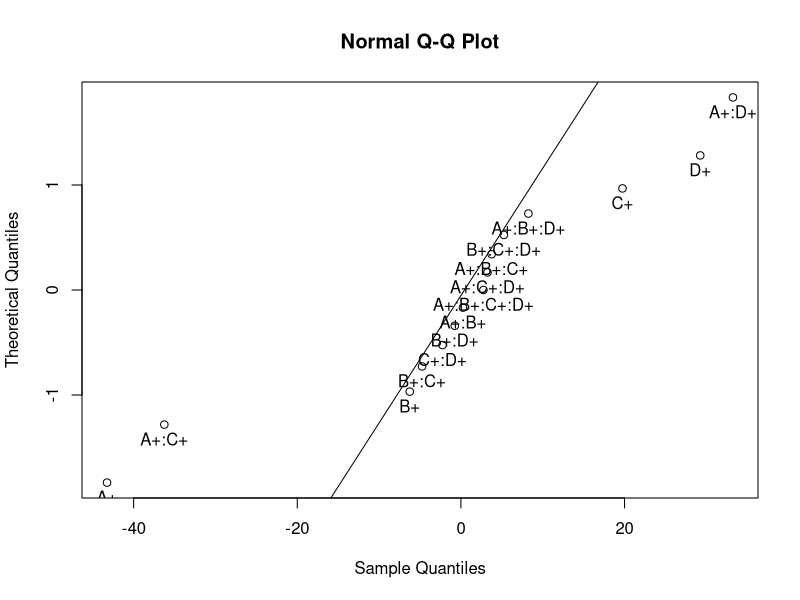
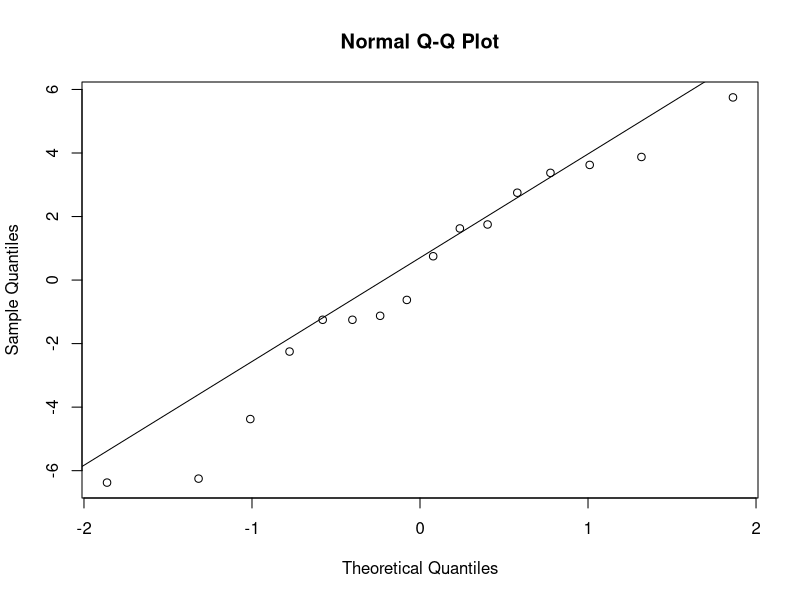
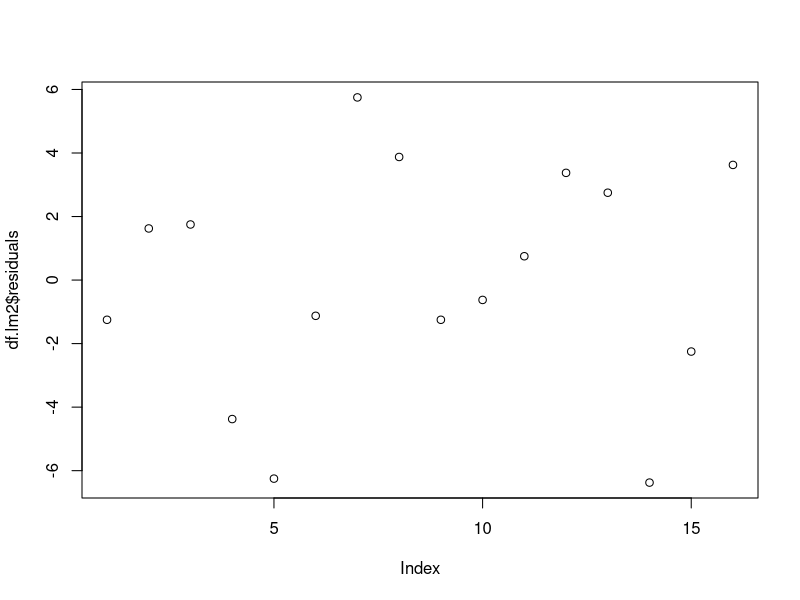
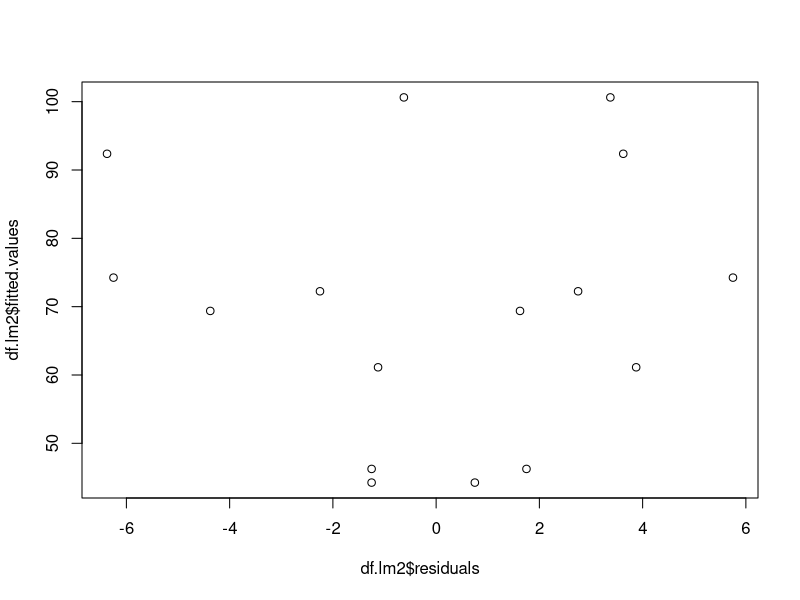

Generate these figures, in order, with R:
#CHEMICAL REACTION PLANT EXAMPLE  

rm(list = ls())

#Factors:
#A: Temperature
#B: Pressure
#C: Concentration of reactant
#D: Stirring rate
## Yield: filtration rate

#2^4 unreplicated FP

lvl <- c("-", "+")

#generating design matrix
(df <- expand.grid(A = lvl, B = lvl, C = lvl, D = lvl))

df$Y <- c(
  45, 71, 48, 65,
  68, 60, 80, 65,
  43, 100, 45, 104,
  75, 86, 70, 96
)

df
sum(df$Y)

#full linear model
df.lm <- lm(Y~A*B*C*D, data = df)

anova(df.lm)
df.lm$residuals

#Daniel's method
n <- length(df.lm$effects)
effects <- as.vector(df.lm$effects)[2:n]
qn <- qqnorm(effects, datax = T)
text(qn$x, qn$y, labels = names(df.lm$effects)[2:n], pos = 1)
qqline(df.lm$effects, datax = T)

#From QQ plot it look like only significant effects
#are A, B, C, D, A:C and A:D
df.lm1 <- lm(Y~A*C+A*D+B+A:B:D, data = df)
anova(df.lm1)

df.lm2 <- lm(Y~A*C+A*D, data = df)
qqnorm(df.lm2$residuals)
qqline(df.lm2$residuals)
plot(df.lm2$residuals)
plot(df.lm2$residuals, df.lm2$fitted.values)

